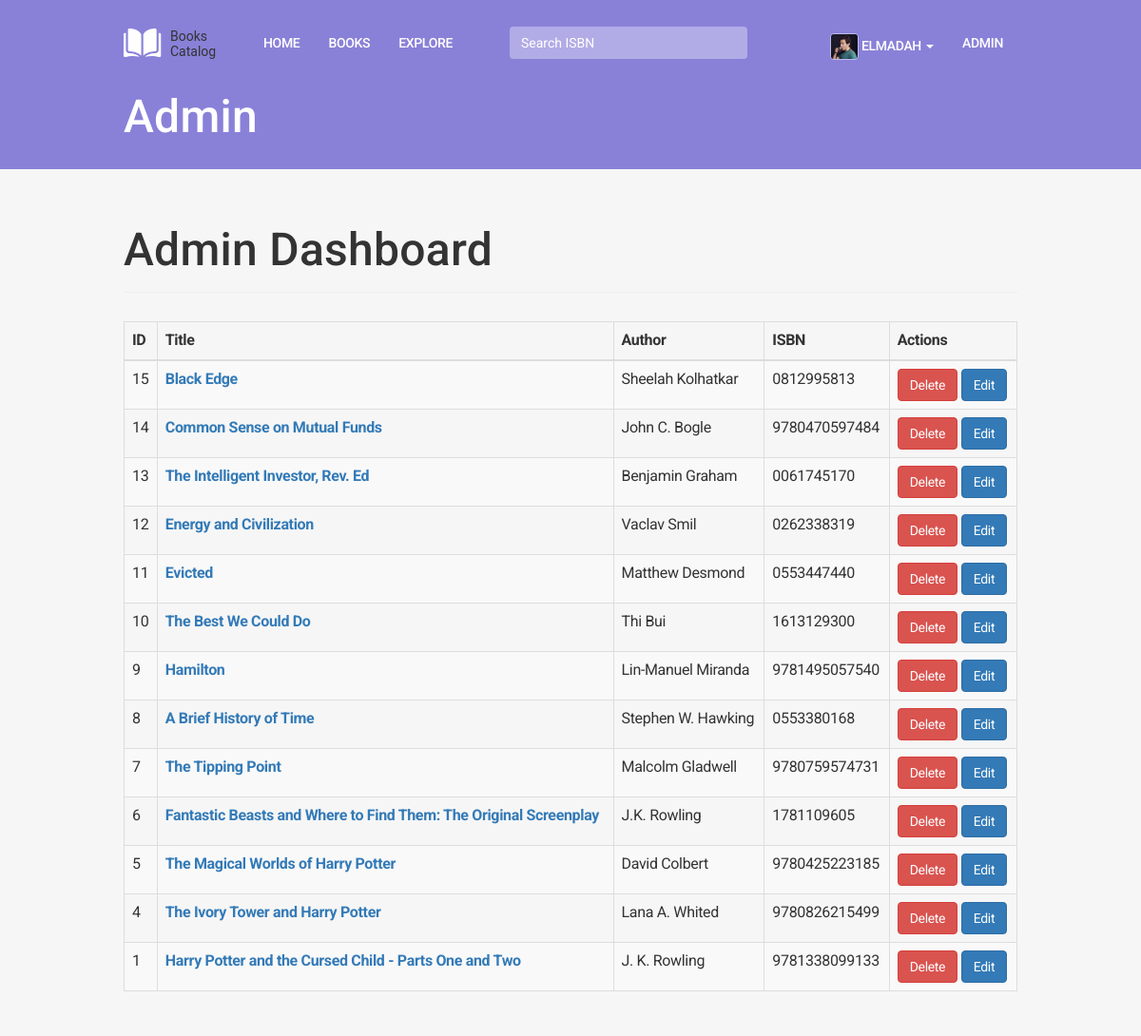
The page /admin (signed in) on the database its author committed.
### app/models.py (models this page shows, shortened)
class User(UserMixin, db.Model):
    __tablename__ = 'users'
    id = db.Column(db.Integer, primary_key=True)
    email = db.Column(db.String(64), unique=True, index=True)
    username = db.Column(db.String(64), unique=True, index=True)
    role_id = db.Column(db.Integer, db.ForeignKey('roles.id'))
    password_hash = db.Column(db.String(128))
    name = db.Column(db.String(64))
    about = db.Column(db.Text())
    profile_image = db.Column(db.String(200), default="user.svg", nullable=True)
    member_since = db.Column(db.DateTime(), default=datetime.utcnow)
    books = db.relationship('UserBooks',
                             backref='user',
                             foreign_keys=[UserBooks.user_id],
                             lazy='dynamic')
    @property
    def password(self):
        raise AttributeError('Password is not a readable')
    def can(self, permissions):
        return self.role is not None and \
            (self.role.permissions & permissions) == permissions
    def is_administrator(self):
        return self.can(Permission.ADMINISTER)

class Book(db.Model):
    __tablename__ = 'books'
    id = db.Column(db.Integer, primary_key=True)
    isbn = db.Column(db.String(13))
    title = db.Column(db.String(64))
    subtitle = db.Column(db.String(200))
    author = db.Column(db.String(64))
    publisher = db.Column(db.String(160))
    publishedDate = db.Column(db.String(64))
    description = db.Column(db.Text())
    pageCount =db.Column(db.INTEGER())
    categories = db.Column(db.String(64))
    thumbnail = db.Column(db.String(200), default=None, nullable=True)
    averageRating = db.Column(db.INTEGER)
    timestamp = db.Column(db.DateTime, default=datetime.utcnow)
    users = db.relationship('UserBooks', backref='book', lazy='dynamic')

### app/main/views.py (the view)
@main.route('/admin', methods=['GET', 'POST'])
@admin_required
def admin():
    user = User.query.order_by(User.member_since.desc()).all()
    books = Book.query.order_by(Book.timestamp.desc()).all()
    return render_template('admin/admin.html', user=user, books=books)

### app/models.py (called while the page is built)
@login_manager.user_loader
def load_user(user_id):
    return User.query.get(int(user_id))

### app/templates/admin/admin.html (shortened to what this page needs)
{% extends "base.html" %}
{% import "bootstrap/wtf.html" as wtf %}
{% block body_attribs %} class="page-book-edit"{% endblock body_attribs %}
{% block page_title %}<h1>Admin</h1>{% endblock page_title %}
{% block page_content %}
<div class="page-header">
    <h1>Admin Dashboard</h1>
</div>
<div class="admin-table">
    <table class="table table-bordered table-striped"style="margin-top: 30px;">
        <thead>
            <th>ID</th>
            <th>Title</th>
            <th>Author</th>
            <th>ISBN</th>
            <th>Actions</th>
        </thead>
        <tbody>
        {% for book in books %}
            <tr>
                <td>{{ book.id }}</td>
                <td><b><a href="{{ url_for('main.book', id=book.id) }}">{{ book.title }}</a></b></td>
                <td>{{ book.author}}</td>
                <td>{{ book.isbn }}</td>
                <td><a href="{{ url_for('main.book_delete', id=book.id)}}" class="btn btn-danger">Delete</a>  <a href="{{ url_for('main.books_edit', id=book.id)}}" class="btn btn-primary">Edit</a></td>
            </tr>
        {% endfor %}
        </tbody>
    </table>
</div>
{% endblock %}

### app/templates/base.html (shortened to what this page needs)
{% extends "bootstrap/base.html" %}
{% block head %}
{{ super() }}
<link rel="stylesheet" type="text/css" href="{{ url_for('static', filename='css/style.css') }}">
<link rel="stylesheet" type="text/css" href="{{ url_for('static', filename='css/jquery.raty.css') }}">
{% endblock %}
{% block navbar %}
<div class="navbar navbar-default" role="navigation">
    <div class="container">
        <div class="navbar-header">
            <a class="navbar-brand" href="{{ url_for('main.index') }}"><img src="/static/images/logo.svg" /></a>
        </div>
        <div class="navbar-collapse collapse">
            <ul class="nav navbar-nav">
                <li><a href="{{ url_for('main.index') }}">Home</a></li>
                <li><a href="{{ url_for('main.books') }}">Books</a></li>
                <li><a href="{{ url_for('main.explore') }}">Explore</a></li>
            </ul>
            <form class="navbar-form navbar-left" role="search" action="{{ url_for('main.books_search') }}" method=post>
              <div class="form-group">
                <input class="form-control" id="isbn" name="isbn" type="text" placeholder="Search ISBN" required="true">
              </div>
              <button type="submit" id="submit" name="submit" class=""><img src="/static/images/search.svg" /></button>
            </form>
            <ul class="nav navbar-nav navbar-right">
                {% if current_user.is_authenticated %}
                <li class="dropdown">
                    <a href="#" class="dropdown-toggle" data-toggle="dropdown">
                        <img class="img-rounded" src="/static/img/{{ current_user.profile_image}}" width="30px" />
                        {{ current_user.username }} <b class="caret"></b>
                    </a>
                        {% else %}
                        <li><a href="{{ url_for('user.login') }}">Log In</a></li>
                        {% endif %}
                </li>
                {% if current_user.is_administrator() %}
                <li><a href="/admin">Admin</a></li>
                {% endif %}
            </ul>
        </div>
        {% block page_title %}{% endblock page_title %}
    </div>
</div>
{% endblock %}
{% block content %}
<div class="container">
    {% block page_content %}{% endblock %}
</div>
{% endblock %}

### app/static/css/style.css (style rules this page uses)
body { -moz-font-feature-settings: 'kern'; -webkit-font-smoothing: antialiased; -moz-osx-font-smoothing: grayscale; font-family: 'Roboto', sans-serif; font-size: 16px; line-height: 1.52947; font-weight: 400; letter-spacing: -0.021em; background-color: #F6F6F6; color: #333333; font-style: normal; padding-bottom: 100px; }
h1 { font-size: 48px; line-height: 1.04167; font-weight: 500; letter-spacing: 0.006em; }
.container { max-width: 970px; }
.navbar { padding-top: 20px; border: 0; border-radius: 0; }
ul.nav.navbar-nav li a { font-size: 14px; color: #FFFFFF; text-transform: uppercase; font-weight: 500; }
.navbar h1 { margin-bottom: 30px; color: #fff; }
a.navbar-brand { padding: 10px 15px; margin-right: 20px; }
.navbar-nav li.dropdown img { border: 1px solid #ffffff75; }
.navbar input#isbn { background: rgba(255,255,255,0.34); border-radius: 4px; box-shadow: 0 0 0; border: 0; width: 250px; margin-left: 30px; }
.navbar #submit { border: 0; background: transparent; }
.img-rounded { border-radius: 4px; }
body.page-book-edit .navbar { background: #8981D8; }

### rows shown on the page
User: profile_image (picture), username "ELMADAH"
Book: id "15", title "Black Edge", author "Sheelah Kolhatkar", isbn "0812995813"
Book: id "14", title "Common Sense on Mutual Funds", author "John C. Bogle", isbn "9780470597484"
Book: id "13", title "The Intelligent Investor, Rev. Ed", author "Benjamin Graham", isbn "0061745170"
Book: id "12", title "Energy and Civilization", author "Vaclav Smil", isbn "0262338319"
Book: id "11", title "Evicted", author "Matthew Desmond", isbn "0553447440"
Book: id "10", title "The Best We Could Do", author "Thi Bui", isbn "1613129300"
Book: id "9", title "Hamilton", author "Lin-Manuel Miranda", isbn "9781495057540"
Book: id "8", title "A Brief History of Time", author "Stephen W. Hawking", isbn "0553380168"
Book: id "7", title "The Tipping Point", author "Malcolm Gladwell", isbn "9780759574731"
Book: id "6", title "Fantastic Beasts and Where to Find Them: The Original Screenplay", author "J.K. Rowling", isbn "1781109605"
Book: id "5", title "The Magical Worlds of Harry Potter", author "David Colbert", isbn "9780425223185"
Book: id "4", title "The Ivory Tower and Harry Potter", author "Lana A. Whited", isbn "9780826215499"
Book: id "1", title "Harry Potter and the Cursed Child - Parts One and Two", author "J. K. Rowling", isbn "9781338099133"
